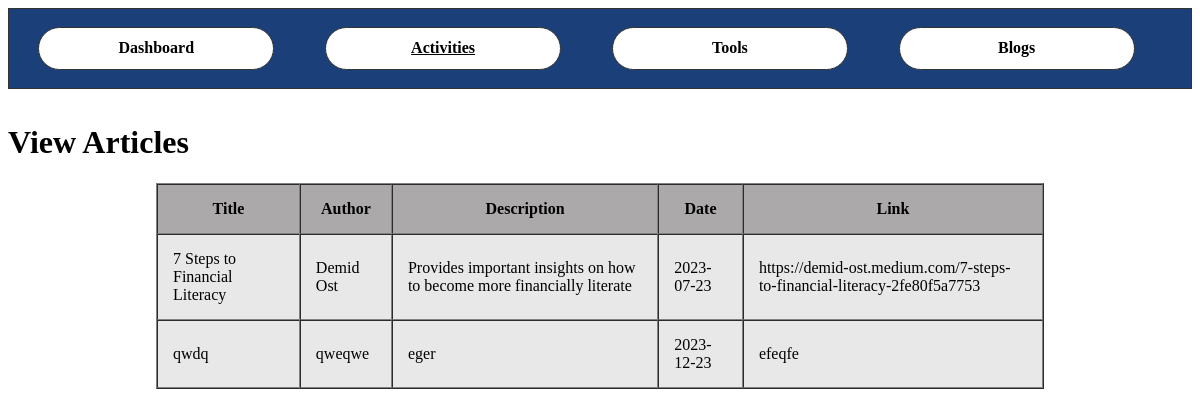
Before: /view_articles (signed in) with the older database file.
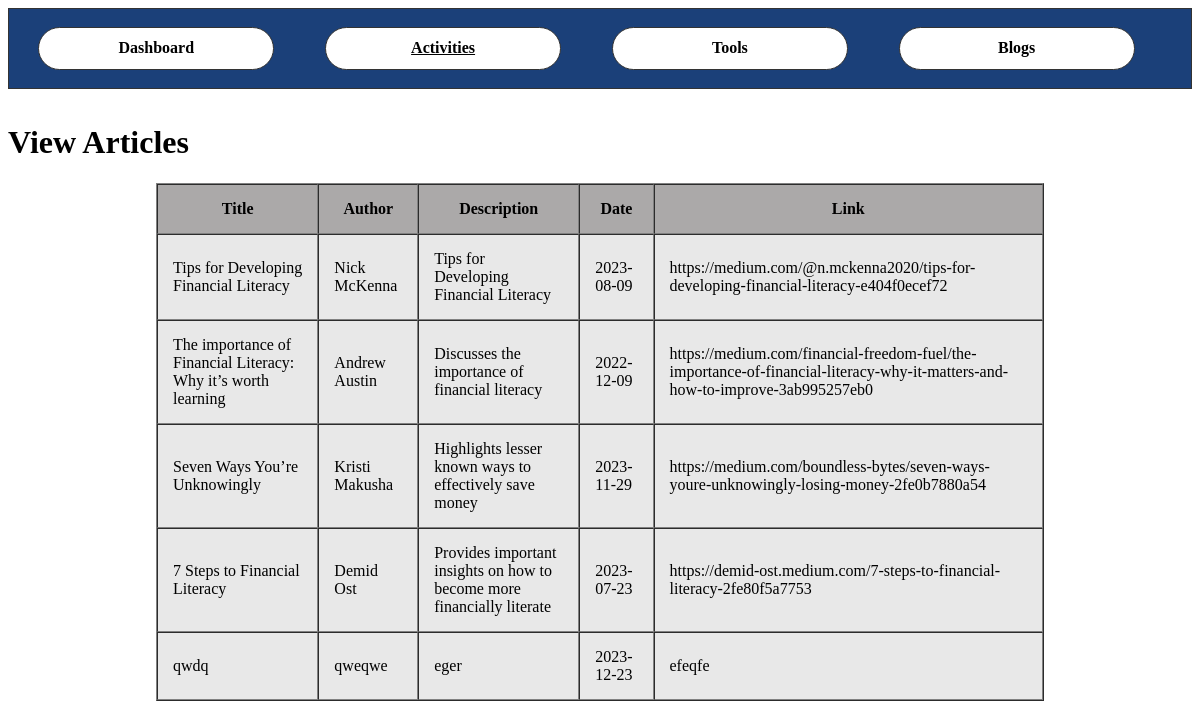
After: the same page with the newer database file.
### app.py (models this page shows)
class Article(db.Model):
    id = db.Column(db.Integer, primary_key=True)
    title = db.Column(db.String(200), nullable=False)
    author = db.Column(db.String(100), nullable=False)
    desc = db.Column(db.String(300), nullable=False)
    date = db.Column(db.String(300), nullable=False)
    link = db.Column(db.String(300), nullable=False)

### app.py (the view)
@app.route('/view_articles')
@login_required
def view_articles():
    articles = Article.query.order_by(Article.id.desc()).limit(20).all()
    return render_template('view_articles.html', articles = articles)

### app.py (called while the page is built)
@login_manager.user_loader
def load_user(user_id):
    return User.query.get(int(user_id))

### templates/view_articles.html (shortened to what this page needs)
<!DOCTYPE html>
<html lang="en">
<head>
    <link rel="stylesheet" type="text/css" href="{{ url_for('static',filename='styles/main.css') }}">
    <nav>
        <a href="{{url_for('dashboard')}}">Dashboard</a>
        <a href="{{url_for('activities')}}" style="text-decoration: underline;">Activities</a>
        <a href="{{url_for('tools')}}">Tools</a>
        <a href="{{url_for('blogs')}}">Blogs</a>
    </nav>
</head>
<body>
    <h1>View Articles</h1>
    <div>
        <table id='records' border='1px' cellspacing='0' cellpadding='15'>
            <tr id='table-headings'>
                <th>Title</th>
                <th>Author</th>
                <th>Description</th>
                <th>Date</th>
                <th>Link</th>
            </tr>
            {% for article in articles %}
            <tr id='table-cells'>
                <td>{{ article.title }}</td>
                <td>{{ article.author }}</td>
                <td>{{ article.desc }}</td>
                <td>{{ article.date }}</td>
                <td>{{ article.link }}</td>
            </tr>
            {% endfor %}
        </table>
    </div>
</body>
</html>

Changed rows visible on the page:
added Article: title "Tips for Developing Financial Literacy", author "Nick McKenna", desc "Tips for Developing Financial Literacy", date "2023-08-09", link "https://medium.com/@n.mckenna2020/tips-for-developing-financial-literacy-e404f0ecef72"
added Article: title "The importance of Financial Literacy: Why it’s worth learning", author "Andrew Austin", desc "Discusses the importance of financial literacy", date "2022-12-09", link "https://medium.com/financial-freedom-fuel/the-importance-of-financial-literacy-why-it-matters-and-how-to-improve-3ab995257eb0"
added Article: title "Seven Ways You’re Unknowingly", author "Kristi Makusha", desc "Highlights lesser known ways to effectively save money", date "2023-11-29", link "https://medium.com/boundless-bytes/seven-ways-youre-unknowingly-losing-money-2fe0b7880a54"
